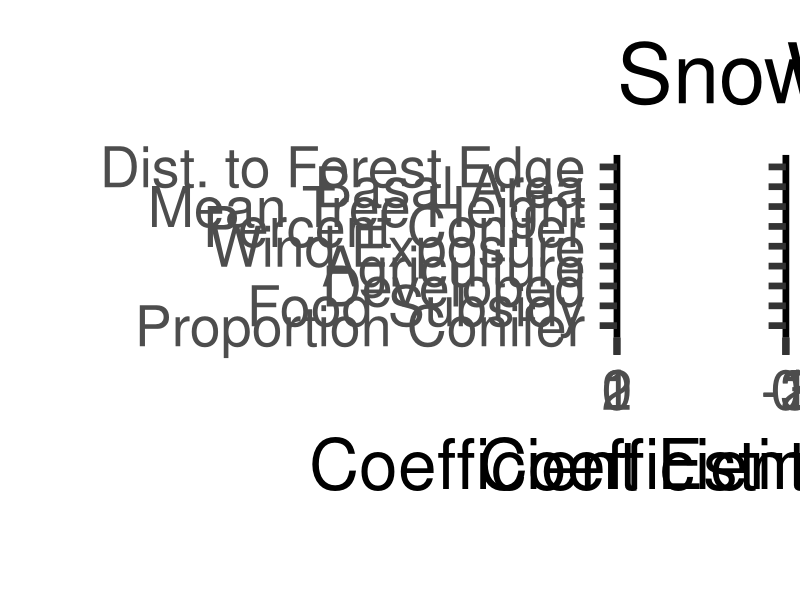

R code for this plot:
require(dplyr)
require(ggplot2)
require(forcats)

LCnames <- c("Dist. to Forest Edge", 
             "Basal Area", 
             "Mean Tree Height", 
             "Percent Conifer",
             "Wind Exposure", 
             "Agriculture", 
             "Developed", 
             "Food Subsidy", 
             "Proportion Conifer")

### Comparison of Magnitude of Interactions
interactions.raw <- read.csv("Results/InteractionResults.csv") %>% 
  mutate(HabitatCov = ifelse(HabitatCov == "DtFE.Z", "Dist. to Forest Edge",
                             ifelse(HabitatCov == "PropAg.Z", "Agriculture",
                                    ifelse(HabitatCov == "PropDev.Z", "Developed",
                                           ifelse(HabitatCov == "PropFoodSub.Z", "Food Subsidy",
                                                  ifelse(HabitatCov == "PropSW.Z", "Proportion Conifer",
                                                         ifelse(HabitatCov == "Wind.Exp.Z", "Wind Exposure",
                                                                ifelse(HabitatCov == "BA.Z", "Basal Area",
                                                                       ifelse(HabitatCov == "Ht.Z", "Mean Tree Height",
                                                                              ifelse(HabitatCov == "SW.Z", "Percent Conifer",
                                                                                     HabitatCov))))))))))%>%
  mutate(Beh_State = factor(Analysis, levels = c("Roosting", "Stationary", "Mobile"))) %>%
  mutate(LC_Cov = factor(HabitatCov, levels = LCnames)) %>%
  arrange(Beh_State, LC_Cov, WeatherCov) %>%
  rename(Interaction = mean, SD = sd)
# interactions.raw$Beh_State <- factor(interactions.raw$Beh_State,
#                                      levels = c("Roost", "Loafing", "Foraging"))
# interactions.raw$LC_Cov <- factor(interactions.raw$LC_Cov,
#                                   levels = c("Wind Exposure", "Distance to Edge", "Proportion Ag",
#                                              "Proportion Dev", "Proportion SW", "% Softwood",
#                                              "Mean Tree Height", "Basal Area"))

#Graph showing interaction terms for snow depth
int.Snow <- interactions.raw %>% filter(WeatherCov == "SD") %>%
  mutate(LC_Cov = factor(LC_Cov, rev(LCnames), ordered = T))
int.snow.graph <- ggplot(data = int.Snow, aes(y = LC_Cov, x = Interaction, shape = Beh_State, color = Beh_State)) +
  geom_vline(xintercept = 0, color = "grey60", linetype = 2, size = 1.5) +
  geom_point(size = 8,
             position = position_dodge(width = .4)) +
  geom_errorbar(aes(xmin = X0.025quant, xmax = X0.975quant),
                width = 0, size = 2,
                position = position_dodge(width = .4)) +
  theme_classic(base_size = 50) + 
  xlab("Coefficient Estimate") +
  ylab("") +
  ggtitle("Snow Depth") +
  labs(color = "Behavioral\nState") + 
  theme(legend.title.align=0.5) + 
  scale_colour_manual(name = "Behavioral\nState",
                      # labels = c("Roost", "Stationary", "Mobile"),
                      values = c("#1cade4", "#f1a806", "#46e300")) +   
  scale_shape_manual(name = "Behavioral\nState",
                     # labels = c("Roost", "Stationary", "Mobile"),
                     values = c(15, 19, 17))
# int.snow.graph
# ggsave("Results/SnowDepth_InteractionComp.jpeg", width = 10, height = 12, units = "in")


#Graph showing interaction terms for Previous days wind chill
int.Wind <- interactions.raw %>% 
  mutate(WeatherCov = ifelse(WeatherCov == "WC_prev", "WC", WeatherCov)) %>%
  filter(WeatherCov == "WC") %>%
  mutate(LC_Cov = factor(LC_Cov, rev(LCnames), ordered = T))
int.wind.graph <- ggplot(data = int.Wind, aes(y = LC_Cov, x = Interaction, shape = Beh_State, color = Beh_State)) +
  geom_vline(xintercept = 0, color = "grey60", linetype = 2, size = 1.5) +
  geom_point(size = 8,
             position = position_dodge(width = .4)) +
  geom_errorbar(aes(xmin = X0.025quant, xmax = X0.975quant),
                width = 0, size = 2,
                position = position_dodge(width = .4)) +
  theme_classic(base_size = 50) + 
  xlab("Coefficient Estimate") +
  ylab("") +
  ggtitle("Wind Chill") +
  labs(color = "Behavioral\nState") + 
  theme(legend.title.align=0.5) + 
  scale_colour_manual(name = "Behavioral\nState",
                      # labels = c("Roost", "Stationary", "Mobile"),
                      values = c("#1cade4", "#f1a806", "#46e300")) +   
  scale_shape_manual(name = "Behavioral\nState",
                     # labels = c("Roost", "Stationary", "Mobile"),
                     values = c(15, 19, 17)) +
  theme(axis.text.y = element_blank())
# int.wind.graph
# ggsave("Results/WindChill_InteractionComp.jpeg", width = 10, height = 12, units = "in")

#Save as a combined graph
require(cowplot)
legend <- get_legend(int.wind.graph + theme(legend.title = element_blank() ,legend.position = "bottom", legend.key.width=unit(3,"inch")))
int.snow.grid <- int.snow.graph + theme(legend.position = "none")
int.wind.grid <- int.wind.graph + theme(legend.position = "none")


# INT_grid <- plot_grid(plotlist = list(int.snow.grid, int.wind.grid),
#                      nrow = 1,
#                      # labels = "auto",
#                      # label_size = 35,
#                      align = "hv",
#                      axis = "lb"
# )

require(patchwork)
INT_grid <- int.snow.grid + int.wind.grid

jpeg('Results/SSF Interactions Grid.png', width = 2600, height = 1900)
plot_grid(plotlist = list(INT_grid, legend),
          nrow = 2, 
          rel_heights = c(1,.1)
)
dev.off()
